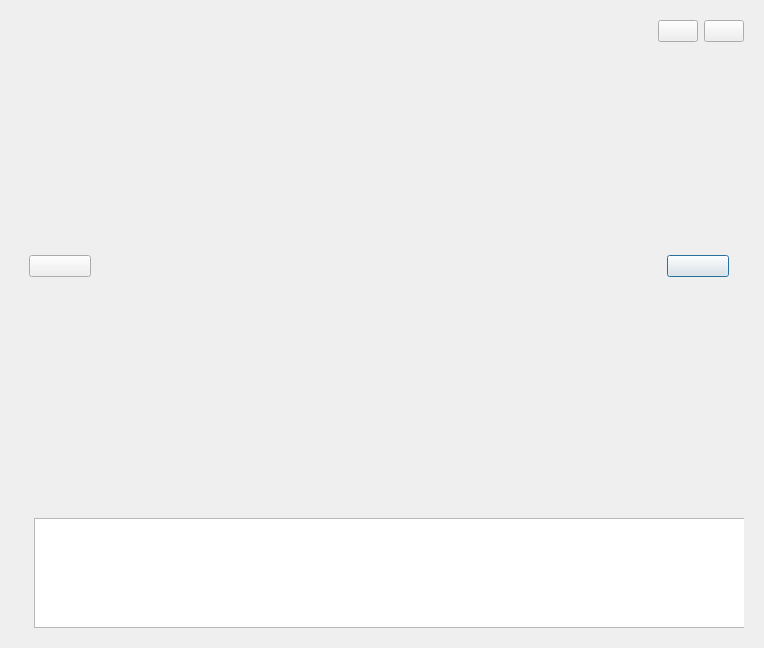
<?xml version="1.0" encoding="UTF-8"?>
<ui version="4.0">
 <class>SlideShowDialog</class>
 <widget class="QDialog" name="SlideShowDialog">
  <property name="geometry">
   <rect>
    <x>0</x>
    <y>0</y>
    <width>764</width>
    <height>648</height>
   </rect>
  </property>
  <property name="windowTitle">
   <string>Dialog</string>
  </property>
  <layout class="QVBoxLayout" name="verticalLayout" stretch="7,1">
   <item>
    <widget class="QWidget" name="widgetSlideShow" native="true">
     <layout class="QGridLayout" name="gridLayout">
      <item row="1" column="2">
       <widget class="QWidget" name="sildenextWidget" native="true">
        <property name="minimumSize">
         <size>
          <width>80</width>
          <height>0</height>
         </size>
        </property>
        <property name="maximumSize">
         <size>
          <width>80</width>
          <height>16777215</height>
         </size>
        </property>
        <layout class="QHBoxLayout" name="horizontalLayout_4">
         <item>
          <widget class="PicButton" name="slidenextBtn">
           <property name="text">
            <string/>
           </property>
          </widget>
         </item>
        </layout>
       </widget>
      </item>
      <item row="1" column="0">
       <widget class="QWidget" name="slideprevWidget" native="true">
        <property name="minimumSize">
         <size>
          <width>80</width>
          <height>0</height>
         </size>
        </property>
        <property name="maximumSize">
         <size>
          <width>80</width>
          <height>16777215</height>
         </size>
        </property>
        <layout class="QHBoxLayout" name="horizontalLayout_3">
         <item>
          <widget class="PicButton" name="slideprevBtn">
           <property name="text">
            <string/>
           </property>
          </widget>
         </item>
        </layout>
       </widget>
      </item>
      <item row="1" column="1">
       <widget class="PicAnimationWidget" name="picAnimation" native="true">
        <property name="sizePolicy">
         <sizepolicy hsizetype="Expanding" vsizetype="Expanding">
          <horstretch>0</horstretch>
          <verstretch>0</verstretch>
         </sizepolicy>
        </property>
       </widget>
      </item>
      <item row="0" column="2">
       <layout class="QHBoxLayout" name="horizontalLayout_2">
        <item>
         <widget class="PicStateButton" name="playBtn">
          <property name="text">
           <string/>
          </property>
         </widget>
        </item>
        <item>
         <widget class="PicButton" name="closeBtn">
          <property name="text">
           <string/>
          </property>
         </widget>
        </item>
       </layout>
      </item>
     </layout>
    </widget>
   </item>
   <item>
    <widget class="QWidget" name="widgetPreview" native="true">
     <layout class="QHBoxLayout" name="horizontalLayout">
      <item>
       <widget class="QWidget" name="widget" native="true">
        <property name="enabled">
         <bool>true</bool>
        </property>
        <property name="minimumSize">
         <size>
          <width>0</width>
          <height>120</height>
         </size>
        </property>
        <property name="maximumSize">
         <size>
          <width>16777215</width>
          <height>120</height>
         </size>
        </property>
        <widget class="AbbrListWidget" name="prelistWidget">
         <property name="geometry">
          <rect>
           <x>14</x>
           <y>10</y>
           <width>16777211</width>
           <height>110</height>
          </rect>
         </property>
         <property name="minimumSize">
          <size>
           <width>0</width>
           <height>110</height>
          </size>
         </property>
         <property name="maximumSize">
          <size>
           <width>16777215</width>
           <height>110</height>
          </size>
         </property>
         <property name="editTriggers">
          <set>QAbstractItemView::EditTrigger::NoEditTriggers</set>
         </property>
         <property name="flow">
          <enum>QListView::Flow::LeftToRight</enum>
         </property>
         <property name="viewMode">
          <enum>QListView::ViewMode::IconMode</enum>
         </property>
        </widget>
       </widget>
      </item>
     </layout>
    </widget>
   </item>
  </layout>
 </widget>
 <customwidgets>
  <customwidget>
   <class>PicButton</class>
   <extends>QPushButton</extends>
   <header>picbutton.h</header>
  </customwidget>
  <customwidget>
   <class>PicStateButton</class>
   <extends>QPushButton</extends>
   <header location="global">picstatebutton.h</header>
  </customwidget>
  <customwidget>
   <class>PicAnimationWidget</class>
   <extends>QWidget</extends>
   <header location="global">picanimationwidget.h</header>
   <container>1</container>
  </customwidget>
  <customwidget>
   <class>AbbrListWidget</class>
   <extends>QListWidget</extends>
   <header location="global">abbrlistwidget.h</header>
  </customwidget>
 </customwidgets>
 <resources/>
 <connections/>
</ui>
